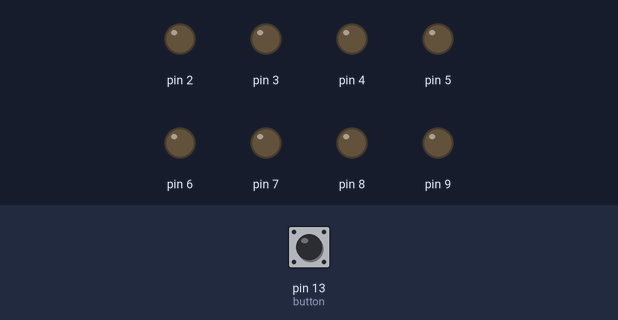
A sketch run on a simulated Arduino Uno, built with avr-gcc and run on an emulated ATmega328P. On the bench: output pins drawn as LEDs (lit = HIGH). Inputs (shaded band) come from the test bench; at power-on: pin 13 (button) HIGH.

Above: at 1.2 s.
1.3 s: pin 13 (button) pulled LOW for 0.15 s
At 1.37 s:
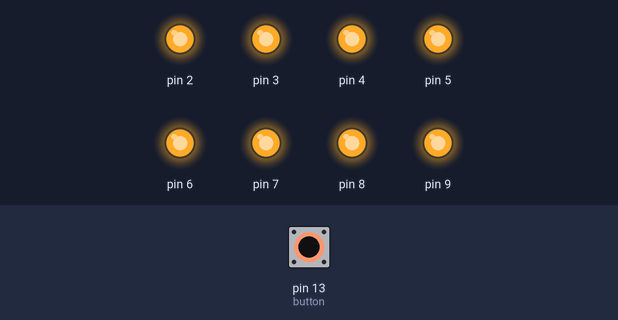
2.9 s: pin 13 (button) pulled LOW for 3.2 s
At 6.7 s:
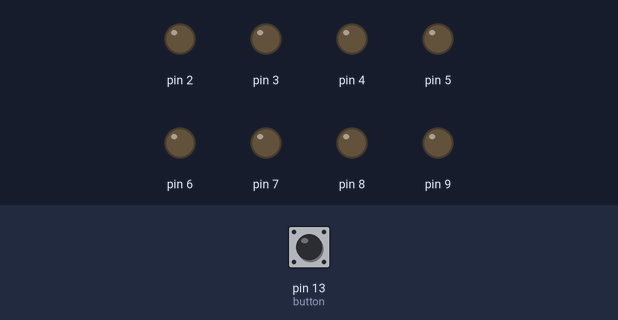
Timing chart, 0 to 8.2 s (numbered marks = the images above; inputs shaded):
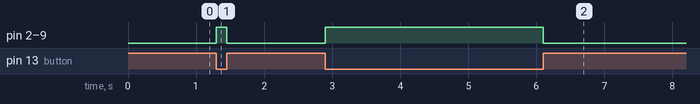

Measured:
- after the input at 1.3 s, pin 2–9: LOW → HIGH at once, → LOW 0.15 s later
- after the input at 2.9 s, pin 2–9: LOW → HIGH at once, → LOW 3.2 s later

The sketch:

Bai2.1.ino
```cpp
int button = 13;
void setup() {
  // put your setup code here, to run once:
  pinMode(button, INPUT);
  for (int i = 2; i < 10; i++) {
    pinMode(i, OUTPUT);
  }
}

void loop() {
  // put your main code here, to run repeatedly:
  if(!digitalRead(button) == HIGH) {
    for (int i = 2; i <= 9; i++) {
      digitalWrite(i,1);
    }
  } else {
    for (int i = 2; i <= 9; i++) {
      digitalWrite(i,0);
    }
  }
}
```
